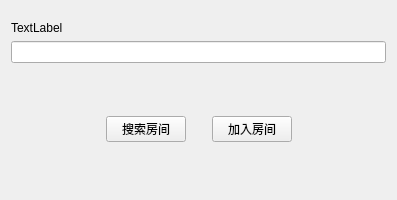
<?xml version="1.0" encoding="UTF-8"?>
<ui version="4.0">
 <class>JoinRoom</class>
 <widget class="QDialog" name="JoinRoom">
  <property name="geometry">
   <rect>
    <x>0</x>
    <y>0</y>
    <width>397</width>
    <height>200</height>
   </rect>
  </property>
  <property name="windowTitle">
   <string>Dialog</string>
  </property>
  <layout class="QVBoxLayout" name="verticalLayout">
   <item>
    <spacer name="verticalSpacer">
     <property name="orientation">
      <enum>Qt::Vertical</enum>
     </property>
     <property name="sizeType">
      <enum>QSizePolicy::Fixed</enum>
     </property>
     <property name="sizeHint" stdset="0">
      <size>
       <width>10</width>
       <height>10</height>
      </size>
     </property>
    </spacer>
   </item>
   <item>
    <widget class="QLabel" name="descript">
     <property name="text">
      <string>TextLabel</string>
     </property>
    </widget>
   </item>
   <item>
    <widget class="QLineEdit" name="roomName"/>
   </item>
   <item>
    <widget class="QStackedWidget" name="stackedWidget">
     <property name="currentIndex">
      <number>1</number>
     </property>
     <widget class="QWidget" name="page">
      <layout class="QHBoxLayout" name="horizontalLayout">
       <item>
        <spacer name="horizontalSpacer">
         <property name="orientation">
          <enum>Qt::Horizontal</enum>
         </property>
         <property name="sizeHint" stdset="0">
          <size>
           <width>127</width>
           <height>20</height>
          </size>
         </property>
        </spacer>
       </item>
       <item>
        <widget class="QPushButton" name="createRoomBtn">
         <property name="text">
          <string>创建房间</string>
         </property>
        </widget>
       </item>
       <item>
        <spacer name="horizontalSpacer_2">
         <property name="orientation">
          <enum>Qt::Horizontal</enum>
         </property>
         <property name="sizeHint" stdset="0">
          <size>
           <width>126</width>
           <height>20</height>
          </size>
         </property>
        </spacer>
       </item>
      </layout>
     </widget>
     <widget class="QWidget" name="page_2">
      <layout class="QHBoxLayout" name="horizontalLayout_2">
       <item>
        <spacer name="horizontalSpacer_3">
         <property name="orientation">
          <enum>Qt::Horizontal</enum>
         </property>
         <property name="sizeHint" stdset="0">
          <size>
           <width>68</width>
           <height>20</height>
          </size>
         </property>
        </spacer>
       </item>
       <item>
        <widget class="QPushButton" name="searchRoomBtn">
         <property name="text">
          <string>搜索房间</string>
         </property>
        </widget>
       </item>
       <item>
        <spacer name="horizontalSpacer_4">
         <property name="orientation">
          <enum>Qt::Horizontal</enum>
         </property>
         <property name="sizeType">
          <enum>QSizePolicy::Fixed</enum>
         </property>
         <property name="sizeHint" stdset="0">
          <size>
           <width>20</width>
           <height>20</height>
          </size>
         </property>
        </spacer>
       </item>
       <item>
        <widget class="MyButton" name="joinRoomBtn">
         <property name="text">
          <string>加入房间</string>
         </property>
        </widget>
       </item>
       <item>
        <spacer name="horizontalSpacer_5">
         <property name="orientation">
          <enum>Qt::Horizontal</enum>
         </property>
         <property name="sizeHint" stdset="0">
          <size>
           <width>68</width>
           <height>20</height>
          </size>
         </property>
        </spacer>
       </item>
      </layout>
     </widget>
    </widget>
   </item>
  </layout>
 </widget>
 <customwidgets>
  <customwidget>
   <class>MyButton</class>
   <extends>QPushButton</extends>
   <header>mybutton.h</header>
  </customwidget>
 </customwidgets>
 <resources/>
 <connections/>
</ui>
